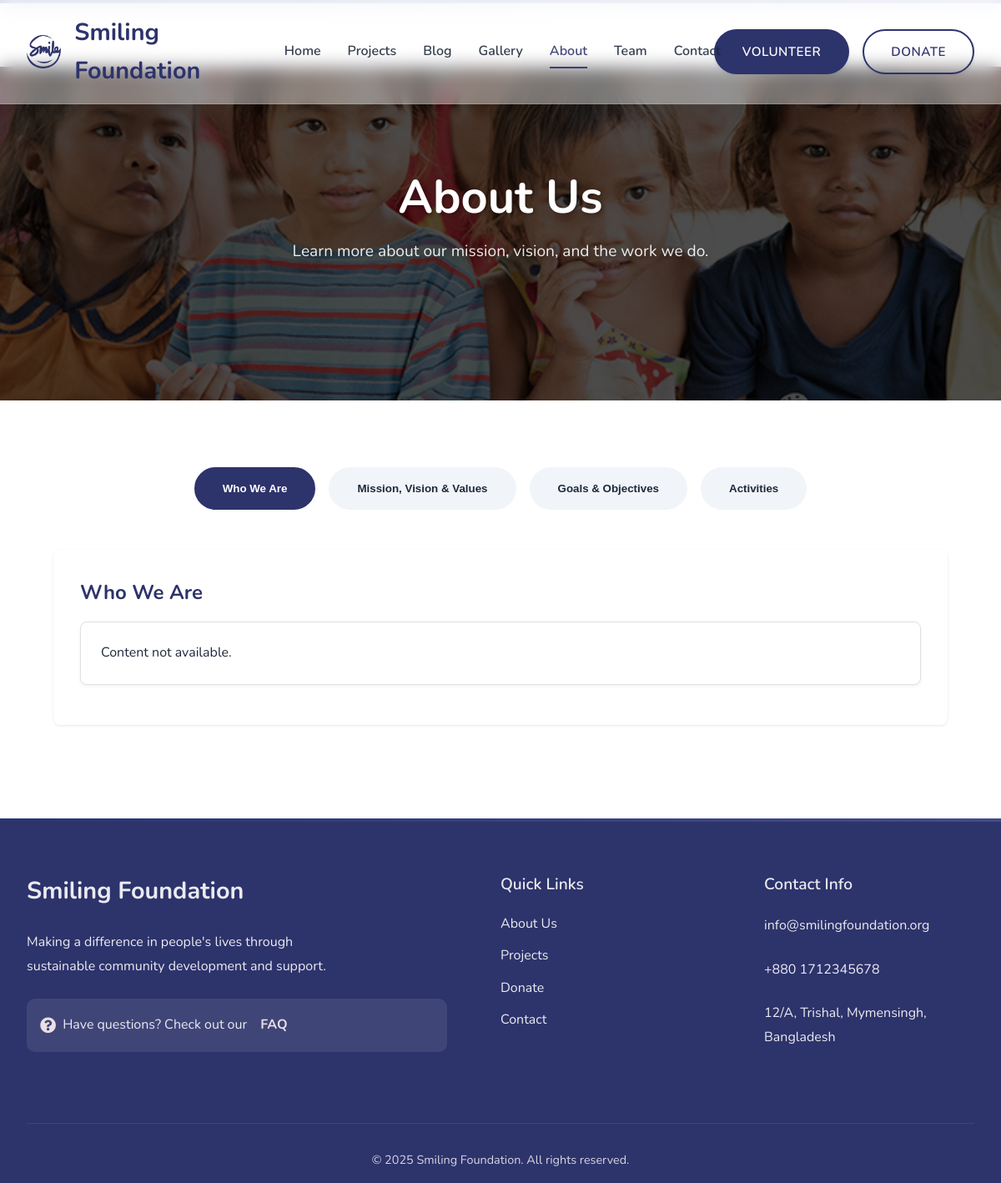
Before: /pages/about.php with the older database file.
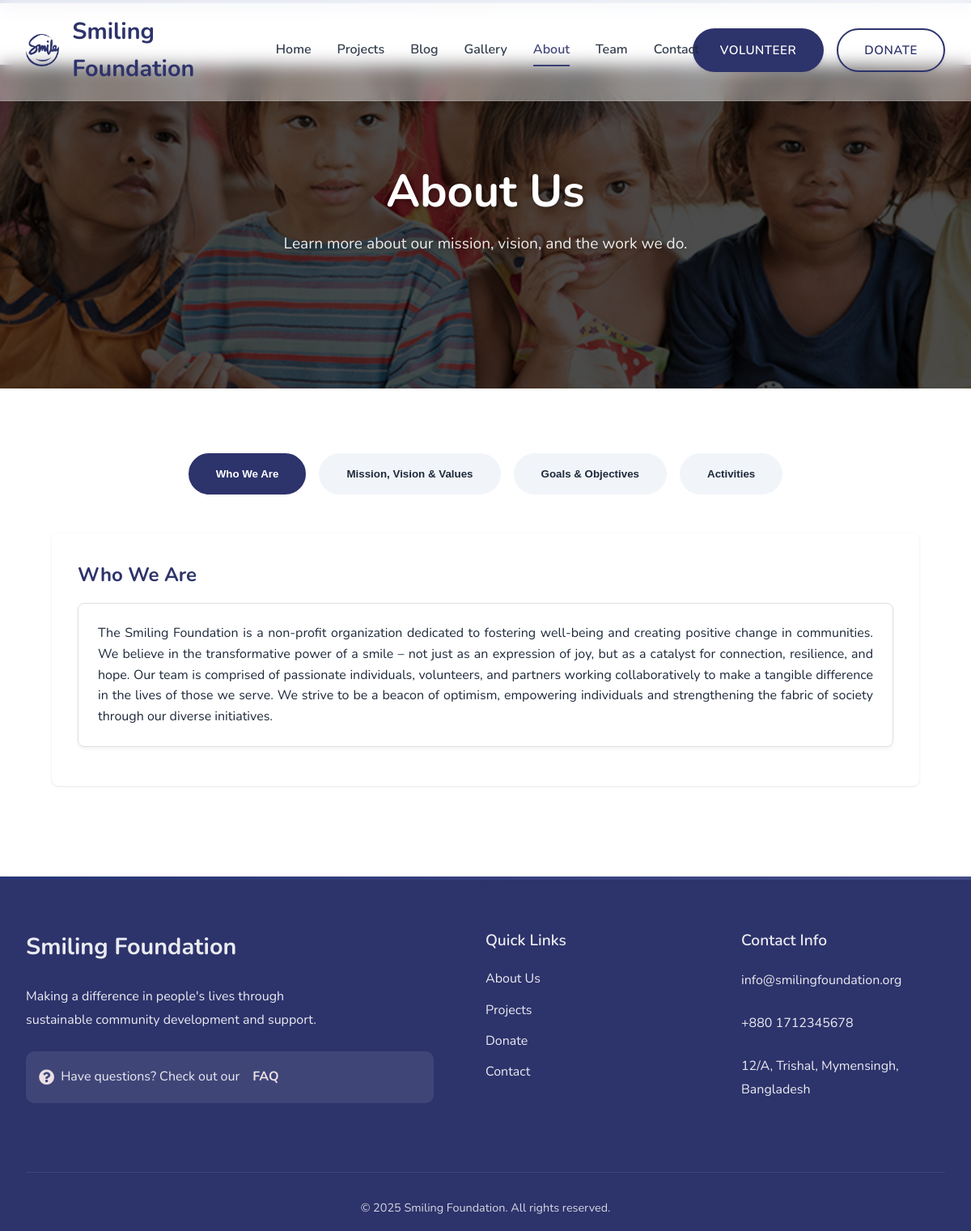
After: the same page with the newer database file.
### tables this page shows
CREATE TABLE `about_content` (
  `id` int(11) NOT NULL,
  `title` varchar(255) NOT NULL,
  `content` text DEFAULT NULL,
  `section` varchar(50) NOT NULL,
  `created_at` timestamp NOT NULL DEFAULT current_timestamp(),
  `is_deleted` tinyint(1) DEFAULT 0
);

### pages/about.php (the view, shortened to what this page needs)
<?php
$conn = mysqli_connect(DB_HOST, DB_USER, DB_PASS, DB_NAME);
$query = "SELECT * FROM about_content WHERE is_deleted = 0";
$result = mysqli_query($conn, $query);
$about_content = array();
while ($row = mysqli_fetch_assoc($result)) {
    $about_content[$row['section']] = $row;
}
function getContent($section, $field, $default = '') {
    global $about_content;
    if (isset($about_content[$section]) && isset($about_content[$section][$field])) {
        return $about_content[$section][$field];
    }
    return $default;
}
$who_we_are_title = getContent('who_we_are', 'title', 'Who We Are');
$who_we_are_content = getContent('who_we_are', 'content', 'Content not available.');
?>
<!DOCTYPE html>
<html lang="en">
<head>
    <link rel="stylesheet" href="../assets/css/style.css">
    <link rel="stylesheet" href="../assets/css/animations.css">
</head>
<body>
    <?php include '../includes/header.php'; ?>
    <main>
        <section class="page-hero">
            <div class="hero-content fade-in">
                <h1>About Us</h1>
                <p>Learn more about our mission, vision, and the work we do.</p>
            </div>
        </section>
        <section class="about-section" style="padding: 5rem 2rem;">
            <div class="container">
                <div class="about-tabs">
                    <button class="tab-button active" onclick="openTab(event, 'who-we-are')">Who We Are</button>
                    <button class="tab-button" onclick="openTab(event, 'mission-vision')">Mission, Vision & Values</button>
                    <button class="tab-button" onclick="openTab(event, 'goals')">Goals & Objectives</button>
                    <button class="tab-button" onclick="openTab(event, 'activities')">Activities</button>
                </div>
                <div id="who-we-are" class="tab-content active">
                    <div class="content-section">
                        <h2><?php echo htmlspecialchars($who_we_are_title); ?></h2>
                        <p><?php echo nl2br(htmlspecialchars($who_we_are_content)); ?></p>
                    </div>
                </div>
            </div>
        </section>
    </main>
    <?php include '../includes/footer.php'; ?>
</body>
</html>

Changed rows visible on the page:
added about_content: title "Who We Are", content "The Smiling Foundation is a non-profit organization dedicated to fostering well-being and creating positive change in communities. We believe in the transformative power of a smile – not just as an expression of joy, but as a catalyst for connection, resilience, and hope. Our team is comprised of passionate individuals, volunteers, and partners working collaboratively to make a tangible difference in the lives of those we serve. We strive to be a beacon of optimism, empowering individuals and strengthening the fabric of society through our diverse initiatives."
Other visible differences:
$who_we_are_title: "Who We Are" → (not shown)
$who_we_are_content: "Content not available." → (not shown)
